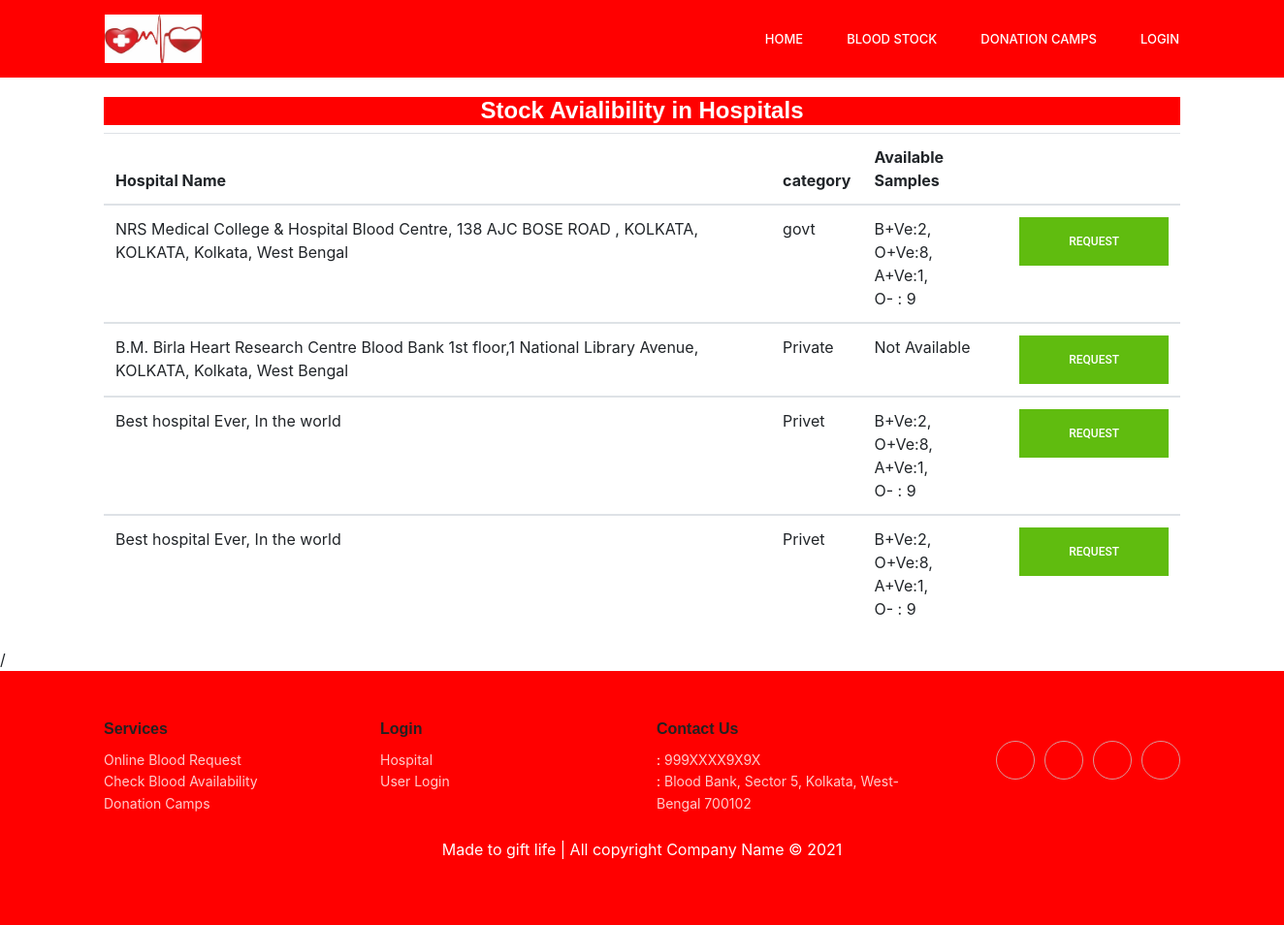
Page /availability.php on the committed database.
### tables this page shows
CREATE TABLE `availability` (
  `id` int NOT NULL,
  `hospital` text NOT NULL,
  `category` text NOT NULL,
  `stock` text NOT NULL,
  `hospitalid` int NOT NULL
);

### availability.php (the view, shortened to what this page needs)
<?php
include ('config.php');
?>
<!doctype html>
<html lang="en">
  <head>
    <link rel="stylesheet" href="https://stackpath.bootstrapcdn.com/bootstrap/4.3.1/css/bootstrap.min.css">
    <link rel="stylesheet" href="css/style.css">
    <link rel="stylesheet" href="css/responsive.css">
    <link rel="stylesheet" href="https://cdnjs.cloudflare.com/ajax/libs/ionicons/2.0.1/css/ionicons.min.css">
  </head>
  <body>
    <header class="header_area" style="background-color: red;">
      <div class="main_menu">
        <div class="container">
          <nav class="navbar navbar-expand-lg navbar-light">
            <div class="container">
              <a class="navbar-brand logo_h" href="index.php"><img src="images/logo.jpg" alt="" height="50" width="100"></a>
              <div class="collapse navbar-collapse offset" id="navbarSupportedContent">
                <ul class="nav navbar-nav menu_nav ml-auto">
                  <li class="nav-item"><a class="nav-link" href="index.php">Home</a></li>
                  <li class="nav-item"><a class="nav-link" href="availability.php">Blood Stock</a></li>
                  <li class="nav-item"><a class="nav-link" href="donation.php">Donation Camps</a></li>
                  <li class="nav-item submenu dropdown">
                    <a href="#" class="nav-link dropdown-toggle" data-toggle="dropdown" role="button" aria-haspopup="true" aria-expanded="false">Login</a>
                  </li>
                </ul>
              </div>
            </div>
          </nav>
        </div>
      </div>
    </header>
    <section>
      <div class="donation-table">
        <div class="container">
          <?php
            $exec = mysqli_query($bloodbank,"SELECT * FROM availability") or die(mysqli_error($bloodbank));
            $count = mysqli_num_rows($exec);
            if($count>0){
          ?>
          <table class="table">
            <h4 style="color: white; background-color: red; text-align: center;">Stock Avialibility in Hospitals</h4>
            <thead>
              <tr>
                <th scope="col">Hospital Name</th>
                <th scope="col">category</th>
                <th scope="col">Available Samples</th>
                <th scope="col"></th>
              </tr>
            </thead>
            <?php
              while($row = mysqli_fetch_array($exec)) {
            ?>
            <tbody>
              <tr>
                <td><?php echo $row['hospital'] ?></td>
                <td><?php echo $row['category'] ?></td>
                <td><?php echo $row['stock'] ?></td>
                <td><button type="button" class="primary_btn" ><a data-toggle="modal" href="#receiver" style="color: white;" onmouseover="this.style.color='red'" onmouseout="this.style.color='white'">Request</a></button></td>
              </tr>
            </tbody>
            <?php } ?>
          </table>
          <?php
              }else {
                echo "No records found";
              }
          ?>
        </div>
      </div>/
    </section>
    <div class="footer-clean">
        <footer>
            <div class="container">
                <div class="row justify-content-center" style="color: white;">
                    <div class="col-sm-4 col-md-3 item">
                        <h3>Services</h3>
                        <ul>
                            <li><a href="availability.php">Online Blood Request</a></li>
                            <li><a href="availability.php">Check Blood Availability</a></li>
                            <li><a href="donation.php">Donation Camps</a></li>
                        </ul>
                    </div>
                    <div class="col-sm-4 col-md-3 item">
                        <h3>Login</h3>
                        <ul>
                            <li><a href="#">Hospital</a></li>
                            <li><a href="#">User Login</a></li>
                        </ul>
                    </div>
                    <div class="col-sm-4 col-md-3 item">
                        <h3>Contact Us</h3>
                        <ul>
                            <li><i class="ion-ios-telephone"> </i> : <a href="#"> 999XXXX9X9X</a></li>
                            <li><i class="ion-ios-location"> </i> : <a href="#"> Blood Bank, Sector 5, Kolkata, West-Bengal 700102</a></li>
                        </ul>
                    </div>
                    <div class="col-lg-3 item social"><a href="#"></a><a href="#"></a><a href="#"></a><a href="#"></a>
                    </div>
                    <div>
                      <br>
                      <p class="" style="color: white;">Made to gift life | All copyright Company Name © 2021</p>
                    </div>
                </div>
            </div>
        </footer>
    </div>
  </body>
</html>

### css/style.css (style rules this page uses)
body { line-height: 25px; font-size: 15px; font-family: "Roboto", sans-serif; font-weight: normal; color: #777777; }
h1, h2, h3, h4, h5, h6 { font-family: "Poppins", sans-serif; font-weight: 600; color: #222222; }
a { text-decoration: none; transition: all 0.3s ease-in-out; }
.primary_btn { display: inline-block; background: #60bc0f; padding: 0px 50px; color: #fff; font-family: "Roboto", sans-serif; font-size: 12px; font-weight: 500; line-height: 48px; border: 1px solid #60bc0f; border-radius: 0px; outline: none !important; box-shadow: none !important; text-align: center; text-transform: uppercase; cursor: pointer; transition: all 300ms linear 0s; }
.header_area { position: absolute; width: 100%; top: 0; left: 0; z-index: 99999; transition: background 0.4s, all 0.3s linear; }
.header_area .container { padding: 0px 8px; }
.header_area .navbar { background: transparent; padding: 0px; border: 0px; border-radius: 0px; }
.header_area .navbar .nav .nav-item { margin-right: 45px; }
.header_area .navbar .nav .nav-item .nav-link { font-size: 13px; font-weight: 500; line-height: 80px; text-transform: uppercase; color: #ffffff; padding: 0px; display: inline-block; }
.header_area .navbar .nav .nav-item .nav-link:after { display: none; }
.header_area .navbar .nav .nav-item.submenu { position: relative; }
.header_area .navbar .nav .nav-item:last-child { margin-right: 0px; }
.footer-clean { padding:50px 0; background-color:red; color:#4b4c4d; }
.footer-clean h3 { margin-top:10; margin-bottom:12px; font-weight:bold; font-size:16px; }
.footer-clean ul { padding:0; list-style:none; line-height:1.6; font-size:14px; margin-bottom:0; }
.footer-clean ul a { color:inherit; text-decoration:none; opacity:0.8; }
.footer-clean .item.social { text-align:right; }
.footer-clean .item.social > a { font-size:24px; width:40px; height:40px; line-height:40px; display:inline-block; text-align:center; border-radius:50%; border:1px solid #ccc; margin-left:10px; margin-top:22px; color:inherit; opacity:0.75; }
.donation-table { margin-top: 100px; }

### rows in the picture
availability: hospital "NRS Medical College & Hospital Blood Centre, 138 AJC BOSE ROAD , KOLKATA, KOLKATA, Kolkata, West Bengal", category "govt", stock "B+Ve:2, O+Ve:8, A+Ve:1, O- : 9"
availability: hospital "B.M. Birla Heart Research Centre Blood Bank 1st floor,1 National Library Avenue, KOLKATA, Kolkata, West Bengal", category "Private", stock "Not Available"
availability: hospital "Best hospital Ever, In the world", category "Privet", stock "B+Ve:2, O+Ve:8, A+Ve:1, O- : 9"
availability: hospital "Best hospital Ever, In the world", category "Privet", stock "B+Ve:2, O+Ve:8, A+Ve:1, O- : 9"
